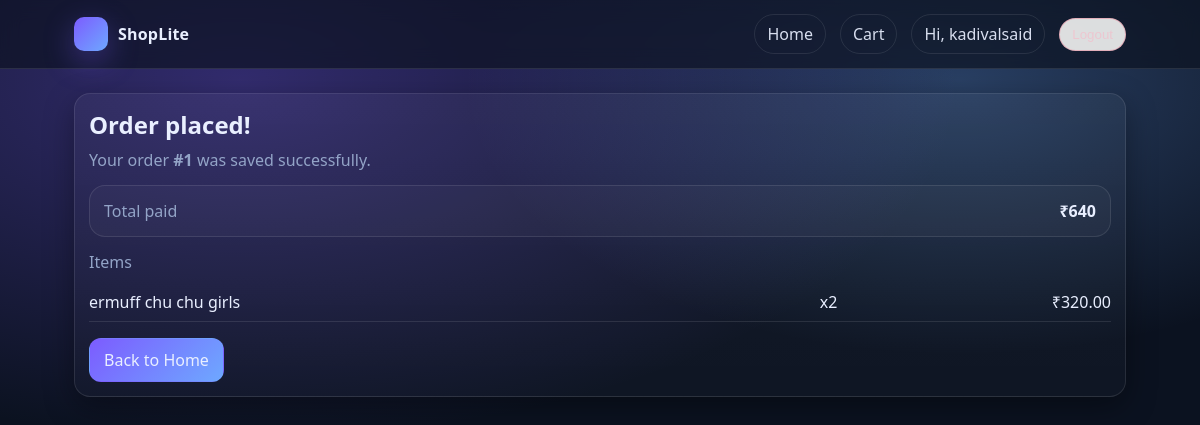
The app's page /order/success/1/ (signed in) with its own data.
### store/models.py (models this page shows, shortened)
class Order(models.Model):
    id: int
    user = models.ForeignKey(settings.AUTH_USER_MODEL, on_delete=models.PROTECT, related_name='orders')
    created_at = models.DateTimeField(auto_now_add=True)
    full_name = models.CharField(max_length=200)
    email = models.EmailField()
    address = models.TextField()
    city = models.CharField(max_length=120)
    postal_code = models.CharField(max_length=30)
    paid = models.BooleanField(default=False)
    items: "QuerySet[OrderItem]"
    def total(self):
        result = (
            self.items.aggregate(
                total=Sum(F('quantity') * F('price'), output_field=models.DecimalField(max_digits=12, decimal_places=2))
            )['total']
            or 0
        )
        return result

class OrderItem(models.Model):
    id: int
    order_id: int
    order = models.ForeignKey(Order, on_delete=models.CASCADE, related_name='items')
    product = models.ForeignKey(Product, on_delete=models.PROTECT)
    price = models.DecimalField(max_digits=10, decimal_places=2)
    quantity = models.PositiveIntegerField(default=1)

class Product(models.Model):
    name = models.CharField(max_length=200)
    description = models.TextField(blank=True)
    price = models.DecimalField(max_digits=10, decimal_places=2)
    image = models.ImageField(upload_to='products/', blank=True, null=True)
    is_active = models.BooleanField(default=True)
    created_at = models.DateTimeField(auto_now_add=True)

### store/views.py (the view)
# urls.py: path('order/success/<int:order_id>/', views.order_success, name='order_success'),
@login_required
def order_success(request, order_id: int):
    try:
        order = Order.objects.prefetch_related('items__product').get(pk=order_id, user=request.user)
    except Order.DoesNotExist as exc:
        raise Http404 from exc
    return render(request, 'store/order_success.html', {'order': order})

### templates/store/order_success.html (shortened to what this page needs)
{% extends 'base.html' %}
{% block content %}
  <div class="card">
    <div class="card-body">
      <h2 style="margin:0 0 8px">Order placed!</h2>
      <div class="muted" style="margin-bottom:14px">
        Your order <strong>#{{ order.id }}</strong> was saved successfully.
      </div>
      <div class="total-box" style="margin-bottom:14px">
        <span class="muted">Total paid</span>
        <span class="price">₹{{ order.total }}</span>
      </div>
      <div class="muted" style="margin-bottom:10px">Items</div>
      {% for item in order.items.all %}
        <div class="cart-row" style="grid-template-columns: 1fr .4fr .5fr; padding:8px 0">
          <div>{{ item.product.name }}</div>
          <div class="right">x{{ item.quantity }}</div>
          <div class="right">₹{{ item.price }}</div>
        </div>
      {% endfor %}
      <div style="margin-top:16px">
        <a class="btn primary" href="{% url 'home' %}">Back to Home</a>
      </div>
    </div>
  </div>
{% endblock %}

### templates/base.html (shortened to what this page needs)
{% load static %}
<!doctype html>
<html lang="en">
  <head>
    <link rel="stylesheet" href="{% static 'css/styles.css' %}">
  </head>
  <body>
    <div class="navbar">
      <div class="nav-inner">
        <a class="brand" href="{% url 'home' %}">
          <span class="logo" aria-hidden="true"></span>
          <span>ShopLite</span>
        </a>
        <div class="nav-links">
          <a class="pill" href="{% url 'home' %}">Home</a>
          <a class="pill" href="{% url 'cart' %}">Cart</a>
          {% if user.is_authenticated %}
            <span class="pill">Hi, {{ user.username }}</span>
            <form method="post" action="{% url 'logout' %}" style="margin:0">
              <button class="pill danger" type="submit">Logout</button>
            </form>
          {% else %}
            <a class="pill" href="{% url 'login' %}">Login</a>
            <a class="pill primary" href="{% url 'register' %}">Register</a>
          {% endif %}
        </div>
      </div>
    </div>
    <main class="container">
      {% block content %}{% endblock %}
    </main>
  </body>
</html>

### static/css/styles.css (style rules this page uses)
:root { --bg:#0b1220; --card:#0f1a33; --muted:#93a4c7; --text:#e9efff; --brand:#6ea8ff; --brand2:#7c5cff; --danger:#ff5c7a; --ok:#22c55e; --border:rgba(255,255,255,.10); --shadow: 0 10px 30px rgba(0,0,0,.35); }
* { box-sizing:border-box }
html,body { height:100% }
body { margin:0; font-family: system-ui, -apple-system, Segoe UI, Roboto, Arial, sans-serif; color:var(--text); background: radial-gradient(1200px 600px at 20% 10%, rgba(124,92,255,.35), transparent 60%), radial-gradient(900px 500px at 80% 10%, rgba(110,168,255,.30), transparent 55%), var(--bg); }
a { color:inherit;text-decoration:none }
.container { max-width:1100px;margin:0 auto;padding:24px }
.navbar { position:sticky;top:0;z-index:10; backdrop-filter: blur(10px); background: rgba(11,18,32,.65); border-bottom: 1px solid var(--border); }
.nav-inner { max-width:1100px;margin:0 auto;padding:14px 24px;display:flex;align-items:center;gap:16px }
.brand { display:flex;align-items:center;gap:10px;font-weight:800;letter-spacing:.2px }
.logo { width:34px;height:34px;border-radius:10px; background: linear-gradient(135deg,var(--brand2),var(--brand)); box-shadow: 0 10px 30px rgba(124,92,255,.35); }
.nav-links { display:flex;align-items:center;gap:14px;margin-left:auto;flex-wrap:wrap }
.pill { padding:8px 12px;border-radius:999px;border:1px solid var(--border); color:var(--text);opacity:.92 }
.pill.danger { border-color:rgba(255,92,122,.35);color:#ffd6de }
.card { background: linear-gradient(180deg, rgba(255,255,255,.04), rgba(255,255,255,.02)); border:1px solid var(--border); border-radius:16px; box-shadow: var(--shadow); overflow:hidden; }
.card-body { padding:14px }
.muted { color:var(--muted) }
.price { font-weight:850 }
.btn { display:inline-flex;align-items:center;justify-content:center;gap:8px; padding:10px 14px;border-radius:12px;border:1px solid var(--border); background: rgba(255,255,255,.03); color:var(--text);cursor:pointer; }
.btn.primary { border-color:transparent;background:linear-gradient(135deg,var(--brand2),var(--brand)) }
.cart-row { display:grid;grid-template-columns: 1.6fr .6fr .6fr .4fr;gap:10px;align-items:center;padding:10px 0;border-bottom:1px solid var(--border) }
.right { text-align:right }
.total-box { display:flex;align-items:center;justify-content:space-between;gap:12px;padding:14px;border-radius:16px;border:1px solid var(--border);background:rgba(255,255,255,.03) }

### records on screen
Order: id "1", total "640"
OrderItem: product.name "ermuff chu chu girls", quantity "2", price "320.00"

### other values on screen
{{ user.username }} "kadivalsaid"
